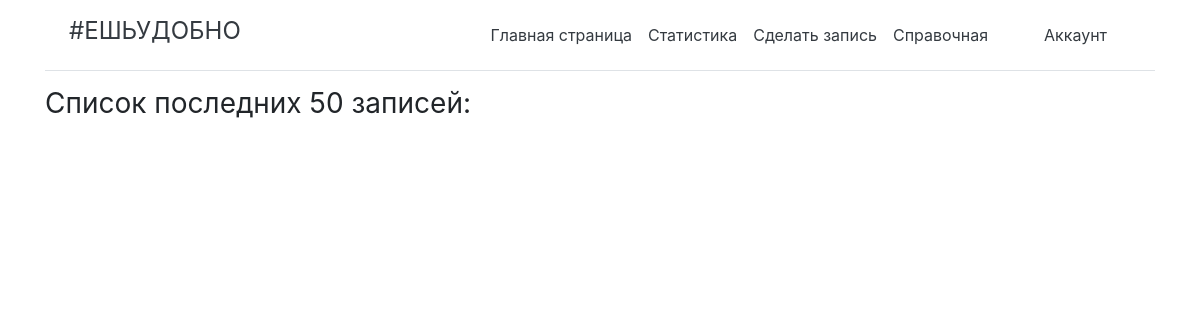
/write/edit/ (signed in), run on an earlier commit of the app's database.
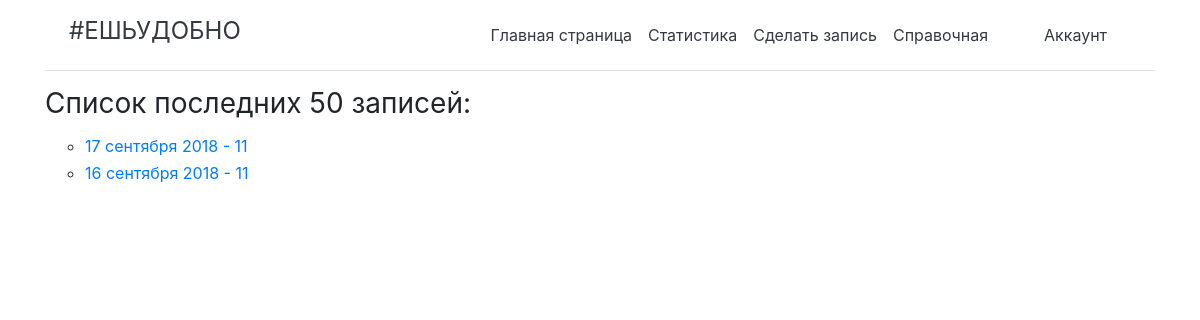
And on a later commit of the database.
### app/models.py (models this page shows, shortened)
class State(models.Model):
    date = models.DateField(help_text = '- в формате дд.мм.гггг')
    status = models.CharField(max_length=1)
    people = models.ManyToManyField(People,
        help_text = '-выберите только тех, кто пришел!',
        related_name="peoples",
        blank = 'true')
    school_class = models.CharField(max_length=10)
    school_class_id = models.CharField(max_length=10)
    author = models.CharField(max_length=100)
    availability = models.CharField(max_length=2)
    class Meta:
        ordering = ['-date']

### app/views.py (the view)
# urls.py: path('write/edit/', views.list, name = 'list'),
@login_required
def list(request):
    if request.user.groups.get().name == 'Writer':
        state = State.objects.filter(availability='+').order_by('-date')[0:50]
        return render(
            request,
            'app/list.html',
            context = {'state':state})
    else:
        return render(
            request,
            'app/permissions.html')

### app/templates/app/list.html (shortened to what this page needs)
{% extends "base_generic.html" %}
{% block content %}
<div class="container">
	<h3 class="font-weight-normal">Список последних 50 записей:</h3>
	<ul class="ul">
	  {% for i in state %}
	    <h6 <h3 class="font-weight-normal"><li><a href="{{i.id}}">{{i.date}} - {{i.school_class}}</a></li>
	    </h6>
	  {% endfor %}
	</ul>
</div>
{% endblock %}

What changed in the data, as far as the page shows it:
added State: date "17 сентября 2018", school_class "11"
added State: date "16 сентября 2018", school_class "11"
